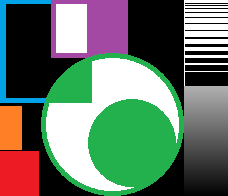
#> input picture sheet3/img/geometric_shapes.png, 228 x 196 px
$ python Task_4.py
#> lines starting #> are read from the running program, lines starting #| are printed output that depends on the picture
### sheet3/filter_zoo.py
import numpy as np
import cv2
import matplotlib.pyplot as plt


# [7 lines left out: function filter_box, not called in this run]


def filter_sinc(img, mask_circle_diameter=40.0):
    img_new = np.copy(img)
    if len(img.shape) < 2:
        img_new = filter_sinc_channel(img_new, mask_circle_diameter)
    else:
        img_length = img.shape
        for i in range(img.shape[2]):
            img_new[:, :, i] = filter_sinc_channel(img[:, :, i], mask_circle_diameter)
    return img_new


def filter_sinc_channel(img, mask_circle_diameter=40.0):
    """
    takes in single channel image and returns its filtered image
    :param img: single channel image
    :param mask_circle_diameter: low pass filter size
    :return: filtered image
    """
    dft_image = cv2.dft(np.float32(img), flags=cv2.DFT_COMPLEX_OUTPUT)
    dft_shift = np.fft.fftshift(dft_image)
    mask = np.zeros((img.shape[0], img.shape[1], 2), dtype=np.uint8)
    circle_center = (int(img.shape[0] / 2), int(img.shape[1] / 2))
    points_x, points_y = np.ogrid[:img.shape[0], :img.shape[1]]
    mask_area = (points_x - circle_center[0]) ** 2 + (points_y - circle_center[1]) ** 2 <= \
                (mask_circle_diameter / 2) ** 2
    mask[mask_area] = 1
    filtered_dft = dft_shift * mask
    idft_image = np.fft.ifftshift(filtered_dft)
    img_filtered = cv2.idft(idft_image)
    img_filtered = cv2.magnitude(img_filtered[:, :, 0], img_filtered[:, :, 1])
    return img_filtered


def filter_gauss(img, ksize=5):
    filtered_img = cv2.GaussianBlur(img, (ksize, ksize), sigmaX=3)
    return filtered_img


def filter_median(img, ksize=5):
    filtered_img = cv2.medianBlur(img, ksize)
    return filtered_img


image = cv2.imread("img/geometric_shapes.png")
#> image is the input picture: shape (196, 228, 3); mean B, G, R 102.1, 117.3, 100.8
new_img = filter_sinc(image, mask_circle_diameter=40)
#> the loop in filter_sinc, `for i in range(img.shape[2]):` made 3 passes
#> pass 1, in filter_sinc_channel, `img_filtered = cv2.magnitude(img_filtered[:, :, 0], img_filtered[:, :,..`:
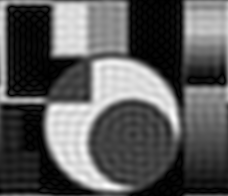
#> img_filtered: shape (196, 228) float32; min 29.97, max 13251164, mean 4676936; drawn with min black and max white
#> after the loop in filter_sinc, `for i in range(img.shape[2]):`:
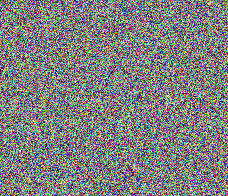
#> img_new: shape (196, 228, 3); mean B, G, R 127.6, 127.6, 127.5
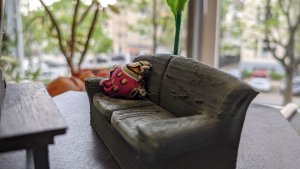
#> input picture sheet3/img/couch.jpg, 300 x 169 px
#> further down, img2 is the input picture: shape (169, 300, 3); mean B, G, R 117.5, 126, 130.1
# plt.imshow(new_img)
# plt.show()

### sheet3/utils.py
import cv2
import matplotlib.pyplot as plt
import numpy as np


def showImage(img, show_window_now=True):
    img, color_img = convertColorImagesBGR2RGB(img)
    plt_img = plt.imshow(img, interpolation='antialiased', cmap=None if color_img else 'gray')
    plt.axis('off')
    if show_window_now:
        plt.tight_layout()
        plt.show()
    return plt_img


def showImages(imgs, num_cols=None, show_window_now=True, transpose=False, spacing=(.05,) * 2, padding=(.01,) * 4):
    """
    imgs:
        [image|('caption', image)|None, ...]
        list of images
    num_cols:
        int | None
    transpose:
        True | False
        flip rows and columns
    show_window_now:
        True | False
    spacing:
        (int, int)
        horizontal and vertical spacing between images
    padding:
        (int, int, int, int)
        left, bottom, right, top paddding
    """
    plt_imgs = []
    i = 0
    for img in imgs:
        i = i + 1
        if img is not None:
            if num_cols is None:
                if transpose:
                    plt.subplot(len(imgs), 1, i)
                else:
                    plt.subplot(1, len(imgs), i)
            else:
                num_rows = (len(imgs) - 1) // num_cols + 1
                row = (i - 1) // num_cols
                col = (i - 1) % num_cols
                if transpose:
                    plt.subplot2grid((num_cols, num_rows), (col, row))
                else:
                    plt.subplot2grid((num_rows, num_cols), (row, col))
            if type(img) is tuple:
                plt.gca().set_title(img[0])
                plt_imgs.append(showImage(img[1], False))
            else:
                plt_imgs.append(showImage(img, False))
    plt.subplots_adjust(left=padding[0], bottom=padding[1], right=1 - padding[2], top=1 - padding[3], wspace=spacing[0],
                        hspace=spacing[1])
    if show_window_now:
        plt.tight_layout()
        plt.show()
    return plt_imgs


def convertColorImagesBGR2RGB(img):
    is_color_img = len(img.shape) == 3 and img.shape[2] == 3
    if is_color_img:
        img_rgb = cv2.cvtColor(img, cv2.COLOR_BGR2RGB)
        return img_rgb, True
    return img, False


def from0_1to0_255asUint8(float_img):
    img = float_img * 255
    return asUint8(img)


# [4 lines left out: function clip0_255asUint8, not called in this run]


def asUint8(float_img):
    return float_img.astype(np.uint8)


def PLACEHOLDER(img):
    return np.zeros(img.shape, np.uint8)

### sheet3/Task_4.py
import numpy as np
import cv2
from utils import asUint8, from0_1to0_255asUint8, PLACEHOLDER, showImage, showImages, convertColorImagesBGR2RGB
from filter_zoo import filter_gauss
import matplotlib.pyplot as plt
from matplotlib.widgets import Slider
from skimage.util import random_noise


# TODO: Simulate a picture captured in low light without noise.
#  Reduce the brightness of `img` about the provided darkening `factor`.
#  The data type of the returned image shall be the same as that of the input image.
#  Example (factor = 3): three times darker, i.e. a third of the original intensity.
def reduceBrightness(img, factor):
#> called with factor = 3
    img_hsi = cv2.cvtColor(img, cv2.COLOR_BGR2HSV)
#> img_hsi: shape (169, 300, 3); mean H, S, V 61.6, 40.6, 133.4
    img_new = img_hsi
    img_new[:, :, 2] = img_hsi[:, :, 2] / factor
#> img_new: shape (169, 300, 3); mean H, S, V 61.6, 40.6, 44.1
    img_new = cv2.cvtColor(img_new, cv2.COLOR_HSV2BGR)
    return img_new


# TODO: "Restore" the brightness of a picture captured in low light, ignoring potential noise.
#  Apply the inverse operation to `reduceBrightness(..)`.
def restoreBrightness(img, factor):
#> called with factor = 3
    img_new = cv2.cvtColor(img, cv2.COLOR_BGR2HSV)
#> img_new: shape (169, 300, 3); mean H, S, V 51.3, 44.2, 44.1
    img_new[:, :, 2] = np.clip(img_new[:, :, 2] * factor, a_min=0, a_max=255)
#> img_new: shape (169, 300, 3); mean H, S, V 51.3, 44.2, 132.4
    img_new = cv2.cvtColor(img_new, cv2.COLOR_HSV2BGR)
    return img_new


def filter_sobel(img, ksize=3):
    # TODO: Implement a sobel filter (x/horizontal + y/vertical) for the provided `img` with kernel size `ksize`.
    #  The values of the final (combined) image shall be normalized to the range [0, 1].
    #  Return the final result along with the two intermediate images.
    central_difference_kernel = np.expand_dims([-1, 0, 1], axis=-1)
    gaussian_kernel = cv2.getGaussianKernel(ksize, sigma=-1)
    sobel_kernel_y = np.matmul(central_difference_kernel, np.transpose(gaussian_kernel))
    sobel_kernel_x = np.matmul(gaussian_kernel, np.transpose(central_difference_kernel))
    sobel_y = cv2.filter2D(img, ddepth=-1, kernel=sobel_kernel_y, borderType=cv2.BORDER_DEFAULT)
    sobel_x = cv2.filter2D(img, ddepth=-1, kernel=sobel_kernel_x, borderType=cv2.BORDER_DEFAULT)
    sobel = asUint8(np.sqrt(sobel_y * sobel_y + sobel_x * sobel_x))
    # sobel = np.clip(sobel, a_min=0, a_max=255)
    return sobel, sobel_x, sobel_y


def applyThreshold(img, threshold):
    # TODO: Return an image whose values are 1 where the `img` values are > `threshold` and 0 otherwise.
    new_img = np.zeros_like(img)
    new_img[img > threshold] = 1
    return new_img


def applyMask(img, mask):
    # TODO: Apply white color to the masked pixels, i.e. return an image whose values are 1 where `mask` values are 1
    #  and unchanged otherwise. (All mask values can be assumed to be either 0 or 1)
    img[mask == 1] = 1
    return img


img2 = cv2.imread("img/couch.jpg")
imgs = [("Original", img2)]
img3 = img2
# Reduce image brightness
darkening_factor = 3
img_dark = reduceBrightness(img2, darkening_factor)
# Restore image brightness
img_restored = restoreBrightness(img_dark, darkening_factor)

imgs = imgs + [("Low light", img_dark), ("Low light restored", img_restored)]
#> imgs = 3 items
# Simulate multiple pictures captured in low light with noise.

num_dark_noise_imgs = 10
imgs_dark_noise = [from0_1to0_255asUint8(random_noise(img_dark, mode="poisson")) for _ in range(num_dark_noise_imgs)]
#> in from0_1to0_255asUint8 (call 10), `img = float_img * 255`:
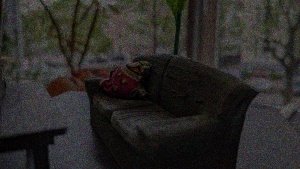
#> img: shape (169, 300, 3) float64; mean of channels 0, 1, 2 38.6, 41.4, 42.9; drawn as B, G, R
#> imgs_dark_noise = 10 items


# TODO: Now try to "restore" a picture captured in low light with noise (`img_dark_noise`) using the same function as
#  for the picture without noise.
img_dark_noise = imgs_dark_noise[0]
img_noise_restored_simple = restoreBrightness(img_dark_noise, darkening_factor)
#> in restoreBrightness (call 2), `img_new = cv2.cvtColor(img, cv2.COLOR_BGR2HSV)`: img_new: shape (169, 300, 3); mean H, S, V 76.9, 98.8, 48.4
#> in restoreBrightness (call 2), `img_new[:, :, 2] = np.clip(img_new[:, :, 2] * factor, a_min=0, a_max=2..`: img_new: shape (169, 300, 3); mean H, S, V 76.9, 98.8, 134.2
img_noise_stack_restored = np.copy(imgs_dark_noise[0])
for i in range(1, num_dark_noise_imgs):
    img_noise_stack_restored = cv2.add(img_noise_stack_restored, imgs_dark_noise[i])
    img_noise_stack_restored = asUint8(img_noise_stack_restored / 2)
#> this loop made 9 passes
#> pass 1, `img_noise_stack_restored = cv2.add(img_noise_stack_restored, imgs_dark..`:
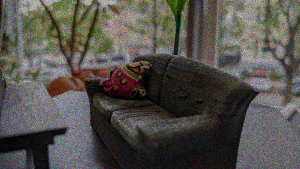
#> img_noise_stack_restored: shape (169, 300, 3); mean of channels 0, 1, 2 75.4, 81, 83.9; drawn as B, G, R

img_noise_stack_restored = restoreBrightness(img_noise_stack_restored, darkening_factor)
#> in restoreBrightness (call 3), `img_new = cv2.cvtColor(img, cv2.COLOR_BGR2HSV)`: img_new: shape (169, 300, 3); mean H, S, V 73.3, 74.3, 45.2
#> in restoreBrightness (call 3), `img_new[:, :, 2] = np.clip(img_new[:, :, 2] * factor, a_min=0, a_max=2..`: img_new: shape (169, 300, 3); mean H, S, V 73.3, 74.3, 132.2
imgs3 = [('Noise', img_noise_restored_simple),
         ('Gauss filter', filter_gauss(img_noise_restored_simple, 3)),
         ('Image stack + Gauss filter', filter_gauss(img_noise_stack_restored, 3))]
#> call 2 of filter_gauss, with ksize = 3
#> in filter_gauss (call 2), `filtered_img = cv2.GaussianBlur(img, (ksize, ksize), sigmaX=3)`:
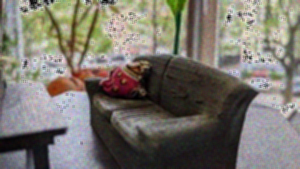
#> filtered_img: shape (169, 300, 3); mean B, G, R 108.3, 116.7, 121.1

initial_threshold = .25
imgs3_gray = [cv2.cvtColor(img, cv2.COLOR_BGR2GRAY) for _, img in imgs3]
#> imgs3_gray = 3 items
imgs_sobel = [filter_sobel(img_gray) for img_gray in imgs3_gray]
#> in filter_sobel, `sobel_x = cv2.filter2D(img, ddepth=-1, kernel=sobel_kernel_x, borderTy..`:
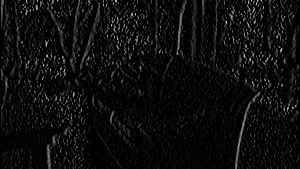
#> sobel_x: shape (169, 300); min 0, max 212, mean 12.4
#> imgs_sobel = 3 items
imgs_thresh = [applyThreshold(img_sobel, initial_threshold) for img_sobel, _, _ in imgs_sobel]
#> imgs_thresh = 3 items
imgs_masked = [applyMask(img3, img_thresh) for img_thresh in imgs_thresh]
#> imgs_masked = 3 items


def header(label, imgs, i, j=None):
    if i == 0:
        return label, (imgs[i] if j is None else imgs[i][j])
    return imgs[i] if j is None else imgs[i][j]


imgs = [[imgs3[i], header('Sobel X', imgs_sobel, i, 0),
         header('Sobel Y', imgs_sobel, i, 1),
         header('Sobel', imgs_sobel, i, 2),
         header('Edge mask', imgs_thresh, i),
         header('Stylized image', imgs_masked, i)] for i in range(len(imgs3))]
imgs = [label_and_image for img_list in imgs for label_and_image in img_list]
#> imgs = 18 items

plt.figure(figsize=(17, 7))
plt_imgs = showImages(imgs, 6, False, padding=(.05, .15, .05, .05))
#> the loop in showImages, `for img in imgs:` made 18 passes
#> (row, col) on passes 1 to 12: (0, 0), (0, 1), (0, 2), (0, 3), (0, 4), (0, 5), (1, 0), (1, 1), (1, 2), (1, 3), (1, 4), (1, 5)
#> after the loop in showImages, `for img in imgs:`: i = 18; plt_imgs = 18 items
#> plt_imgs = 18 items


def updateImg(threshold):
    imgs_thresh = [applyThreshold(img_sobel, threshold) for img_sobel, _, _ in imgs_sobel]
    imgs_masked = [applyMask(img3, img_thresh) for img_thresh in imgs_thresh]
    imgs_masked = [convertColorImagesBGR2RGB(img_masked)[0] for img_masked in imgs_masked]
    for i in range(len(imgs3)):
        cols = len(imgs) // len(imgs3)
        plt_imgs[i * cols + 4].set_data(imgs_thresh[i])
        plt_imgs[i * cols + 5].set_data(imgs_masked[i])


ax_threshold = plt.axes([.67, .05, .27, .06])
slider_threshold = Slider(ax=ax_threshold, label='Threshold', valmin=0, valmax=1, valinit=initial_threshold,
                          valstep=.01)
slider_threshold.on_changed(updateImg)

plt.show()
